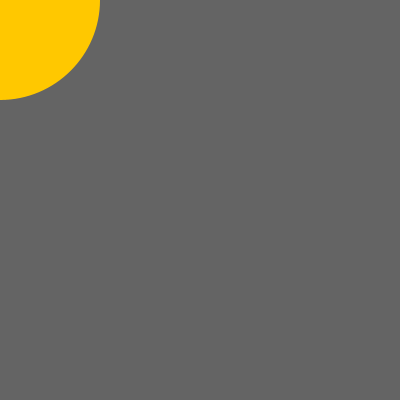
Frame 1 (no input)
Frame 60 (the mouse pressed at the canvas centre just before this capture): identical to frame 1, image omitted
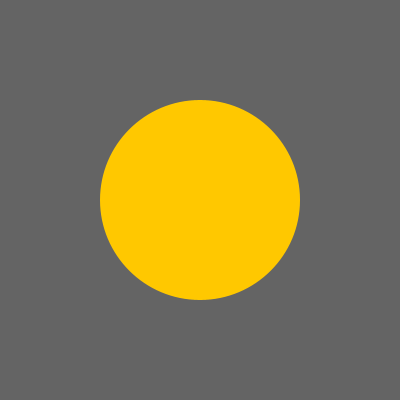
Frame 120 (the mouse held since frame 60 and released just before this capture)

The Processing sketch that drew these frames (run headless with seeded random() and noise(); from frame 60 on, the mouse is pressed at the canvas centre):

// Processing sketch: basic_01C_mouse
// ── basic_01C_mouse.pde
/* Zhang Liqun@SJTU IDM
*/

void setup() {
  size(400,400);  
}

void draw() {
  background(100);
  
  fill(255,200,0);
  noStroke();
  
  // use the built-in variables mouseX and 
  // mouseY to get mouse position
  ellipse(mouseX,mouseY, 200,200);  
}
